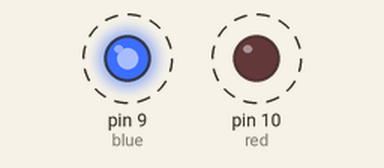
This sketch was run on a simulated Arduino Uno, built with avr-gcc and run on an emulated ATmega328P. On the bench: output pins drawn as LEDs (lit = HIGH). Dashed ring = blinking.

Above: at 0.12 s.
Timing chart, 0 to 3.5 s (numbered marks = the images above):
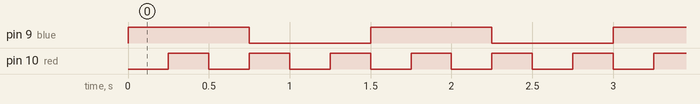

The sketch:

28-software-interrupt.ino
```cpp
#include <TimerOne.h>
int blue = 9;
int red = 10;


String ledStatus = "OFF";
void setup() {
  // put your setup code here, to run once:
pinMode(blue, OUTPUT);
pinMode(red, OUTPUT);
// define software interupt
Timer1.initialize(250000); // runs interrupt function once a second
Timer1.attachInterrupt(BlinkRed);
}

void loop() {
  // put your main code here, to run repeatedly:
  digitalWrite(blue, HIGH);
  delay(750);
  digitalWrite(blue,LOW);
  delay(750);
}

void BlinkRed(){
  if (ledStatus=="OFF"){
    digitalWrite(red, HIGH);
    ledStatus = "ON";
    return;
  }
  else{
    digitalWrite(red, LOW);
    ledStatus = "OFF";
  }
}
```

Measured:
- by itself, pin 9 (blue): alternates HIGH for 0.75 s and LOW for 0.75 s
- by itself, pin 10 (red): alternates HIGH for 0.25 s and LOW for 0.25 s
- by itself, everything shown: repeats every 1.5 s, in 6 steps
